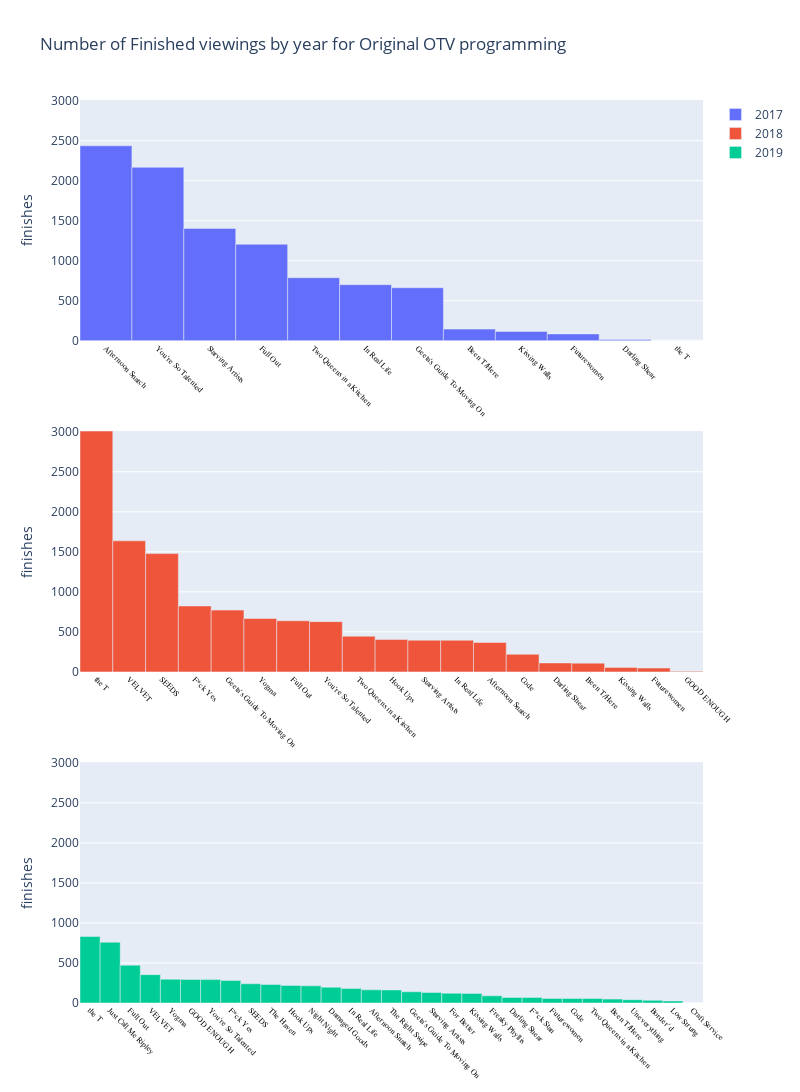

Write notebook code for a chart like this one.
### Code cell
fig = plot_engagement('finishes', video_df, project_type='ORIGINALS')
fig.update_layout(title='Number of Finished viewings by year for Original OTV programming')
fig.show()

### Figure 1 — Plotly figure (JSON) as saved in the notebook; plotly's stock layout.template omitted (floating-point values rounded to 4 significant figures)
{"data": [{"name": "2017", "type": "bar", "width": 1, "x": ["Afternoon Snatch", "You're So Talented", "Starving Artists", "Full Out", "Two Queens in a Kitchen", "In Real Life", "Geeta's Guide To Moving On", "Been T/Here", "Kissing Walls\n", "Futurewomen", "Darling Shear", "the T"], "xaxis": "x", "y": [2436, 2167, 1404, 1206, 788, 701, 663, 146, 116, 86, 17, 0], "yaxis": "y"}, {"name": "2018", "type": "bar", "width": 1, "x": ["the T", "VELVET", "SEEDS", "F*ck Yes", "Geeta's Guide To Moving On", "Yogma", "Full Out", "You're So Talented", "Two Queens in a Kitchen", "Hook Ups", "Starving Artists", "In Real Life", "Afternoon Snatch", "Code", "Darling Shear", "Been T/Here", "Kissing Walls\n", "Futurewomen", "GOOD ENOUGH"], "xaxis": "x2", "y": [3008, 1637, 1478, 824, 772, 667, 639, 628, 446, 405, 396, 395, 368, 220, 112, 109, 56, 48, 7], "yaxis": "y2"}, {"name": "2019", "type": "bar", "width": 1, "x": ["the T", "Just Call Me Ripley", "Full Out", "VELVET", "Yogma", "GOOD ENOUGH", "You're So Talented", "F*ck Yes", "SEEDS", "The Haven", "Hook Ups", "Night Night", "Damaged Goods", "In Real Life", "Afternoon Snatch", "The Right Swipe", "Geeta's Guide To Moving On", "Starving Artists", "For Better", "Kissing Walls\n", "Freaky Phyllis", "Darling Shear", "F*ck Stan", "Futurewomen", "Code", "Two Queens in a Kitchen", "Been T/Here", "Uneverything", "Border'd", "Low Strung", "Craft Service"], "xaxis": "x3", "y": [830, 759, 472, 354, 297, 294, 292, 280, 240, 231, 220, 214, 197, 180, 164, 163, 140, 131, 122, 120, 90, 69, 69, 57, 56, 56, 49, 41, 33, 25, 0], "yaxis": "y3"}], "layout": {"height": 1200, "title": {"text": "Number of Finished viewings by year for Original OTV programming"}, "width": 800, "xaxis": {"anchor": "y", "domain": [0, 1], "tickangle": 45, "tickfont": {"color": "black", "family": "Rockwell", "size": 8}}, "xaxis2": {"anchor": "y2", "domain": [0, 1], "tickangle": 45, "tickfont": {"color": "black", "family": "Rockwell", "size": 8}}, "xaxis3": {"anchor": "y3", "domain": [0, 1], "tickangle": 45, "tickfont": {"color": "black", "family": "Rockwell", "size": 8}}, "yaxis": {"anchor": "x", "domain": [0.7333, 1], "range": [0, 3008], "title": {"text": "finishes"}}, "yaxis2": {"anchor": "x2", "domain": [0.3667, 0.6333], "range": [0, 3008], "title": {"text": "finishes"}}, "yaxis3": {"anchor": "x3", "domain": [0, 0.2667], "range": [0, 3008], "title": {"text": "finishes"}}}}
